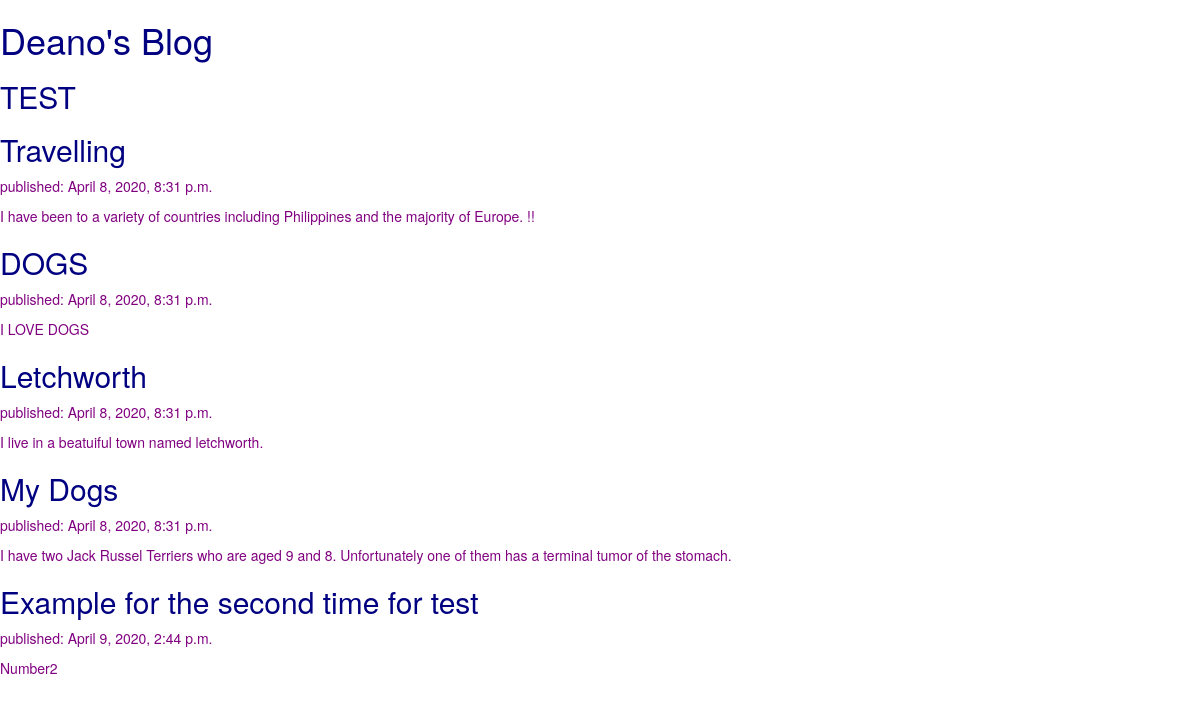
Before: / with the older database file.
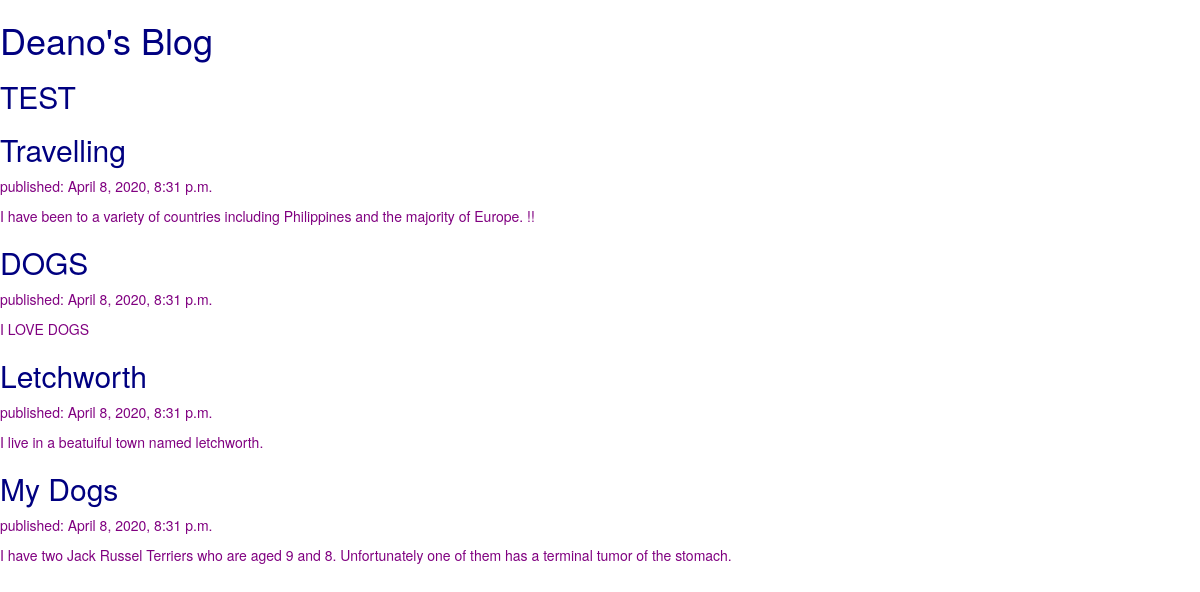
After: the same page with the newer database file.
### blog/models.py (models this page shows, shortened)
class Post(models.Model):
    author = models.ForeignKey(settings.AUTH_USER_MODEL, on_delete=models.CASCADE)
    title = models.CharField(max_length=200)
    text = models.TextField()
    created_date = models.DateTimeField(default=timezone.now)
    published_date = models.DateTimeField(blank=True, null=True)

### blog/views.py (the view)
# urls.py: path('', views.post_list, name='post_list'),
def post_list(request):
    posts = Post.objects.filter(published_date__lte=timezone.now()).order_by('published_date')
    return render(request, 'blog/post_list.html', {'posts': posts})

### blog/templates/blog/post_list.html (shortened to what this page needs)
{% load static %}
<html>
    <head>
        <link rel="stylesheet" href="//maxcdn.bootstrapcdn.com/bootstrap/3.2.0/css/bootstrap.min.css">
        <link rel="stylesheet" href="//maxcdn.bootstrapcdn.com/bootstrap/3.2.0/css/bootstrap-theme.min.css">
        <link rel="stylesheet" href="{% static 'css/blog.css' %}">
    </head>
    <body>
        <div>
            <h1><a href="/">Deano's Blog</a></h1>
        </div>
        <div>
            <h2><a href="/">TEST</a></h2>
        </div>
        {% for post in posts %}
            <div>
                <h2><a href="">{{ post.title }}</a></h2>
                <p>published: {{ post.published_date }}</p>
                <p>{{ post.text|linebreaksbr }}</p>
            </div>
        {% endfor %}
    </body>
</html>

### blog/static/css/blog.css (style rules this page uses)
h1 a, h2 a { color: #000080; }
p { color: #800080; }

Changed rows visible on the page:
removed Post: title "Example for the second time for test", published_date "April 9, 2020, 2:44 p.m.", text "Number2"
